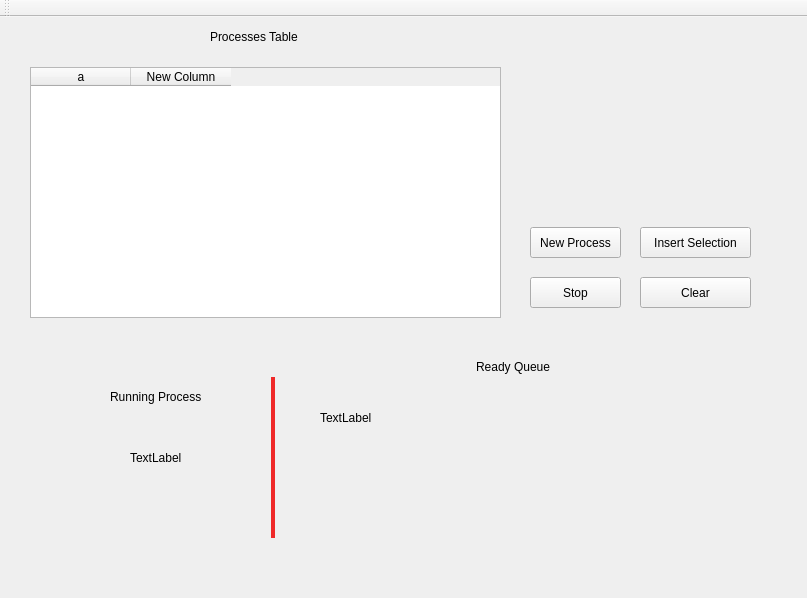
<?xml version="1.0" encoding="UTF-8"?>
<ui version="4.0">
 <class>MainWindow</class>
 <widget class="QMainWindow" name="MainWindow">
  <property name="geometry">
   <rect>
    <x>0</x>
    <y>0</y>
    <width>807</width>
    <height>598</height>
   </rect>
  </property>
  <property name="windowTitle">
   <string>MainWindow</string>
  </property>
  <widget class="QWidget" name="centralwidget">
   <widget class="QTableWidget" name="ProcessTable">
    <property name="geometry">
     <rect>
      <x>30</x>
      <y>50</y>
      <width>471</width>
      <height>251</height>
     </rect>
    </property>
    <column>
     <property name="text">
      <string>a</string>
     </property>
    </column>
    <column>
     <property name="text">
      <string>New Column</string>
     </property>
    </column>
   </widget>
   <widget class="QPushButton" name="newProcesccBtn">
    <property name="geometry">
     <rect>
      <x>530</x>
      <y>210</y>
      <width>91</width>
      <height>31</height>
     </rect>
    </property>
    <property name="text">
     <string>New Process</string>
    </property>
   </widget>
   <widget class="QLabel" name="label">
    <property name="geometry">
     <rect>
      <x>210</x>
      <y>10</y>
      <width>111</width>
      <height>20</height>
     </rect>
    </property>
    <property name="text">
     <string>Processes Table</string>
    </property>
   </widget>
   <widget class="QPushButton" name="insertBtn">
    <property name="geometry">
     <rect>
      <x>640</x>
      <y>210</y>
      <width>111</width>
      <height>31</height>
     </rect>
    </property>
    <property name="text">
     <string>Insert Selection</string>
    </property>
   </widget>
   <widget class="QPushButton" name="stopBtn">
    <property name="geometry">
     <rect>
      <x>530</x>
      <y>260</y>
      <width>91</width>
      <height>31</height>
     </rect>
    </property>
    <property name="text">
     <string>Stop</string>
    </property>
   </widget>
   <widget class="QPushButton" name="clearBtn">
    <property name="geometry">
     <rect>
      <x>640</x>
      <y>260</y>
      <width>111</width>
      <height>31</height>
     </rect>
    </property>
    <property name="text">
     <string>Clear</string>
    </property>
   </widget>
   <widget class="QLabel" name="label_2">
    <property name="geometry">
     <rect>
      <x>110</x>
      <y>370</y>
      <width>121</width>
      <height>20</height>
     </rect>
    </property>
    <property name="text">
     <string>Running Process</string>
    </property>
   </widget>
   <widget class="QLabel" name="runningLabel">
    <property name="geometry">
     <rect>
      <x>130</x>
      <y>410</y>
      <width>71</width>
      <height>61</height>
     </rect>
    </property>
    <property name="text">
     <string>TextLabel</string>
    </property>
   </widget>
   <widget class="QLabel" name="label_4">
    <property name="geometry">
     <rect>
      <x>476</x>
      <y>340</y>
      <width>91</width>
      <height>20</height>
     </rect>
    </property>
    <property name="text">
     <string>Ready Queue</string>
    </property>
   </widget>
   <widget class="Line" name="line">
    <property name="geometry">
     <rect>
      <x>253</x>
      <y>360</y>
      <width>41</width>
      <height>161</height>
     </rect>
    </property>
    <property name="styleSheet">
     <string notr="true">color: rgb(239, 41, 41);
color: rgb(239, 41, 41);
font: 24pt &quot;Ubuntu&quot;;
border-color: rgb(239, 41, 41);</string>
    </property>
    <property name="frameShadow">
     <enum>QFrame::Plain</enum>
    </property>
    <property name="lineWidth">
     <number>4</number>
    </property>
    <property name="orientation">
     <enum>Qt::Vertical</enum>
    </property>
   </widget>
   <widget class="QLabel" name="label_3">
    <property name="geometry">
     <rect>
      <x>320</x>
      <y>390</y>
      <width>451</width>
      <height>21</height>
     </rect>
    </property>
    <property name="text">
     <string>TextLabel</string>
    </property>
   </widget>
  </widget>
  <widget class="QToolBar" name="toolBar">
   <property name="windowTitle">
    <string>toolBar</string>
   </property>
   <attribute name="toolBarArea">
    <enum>TopToolBarArea</enum>
   </attribute>
   <attribute name="toolBarBreak">
    <bool>false</bool>
   </attribute>
  </widget>
 </widget>
 <resources/>
 <connections/>
</ui>
